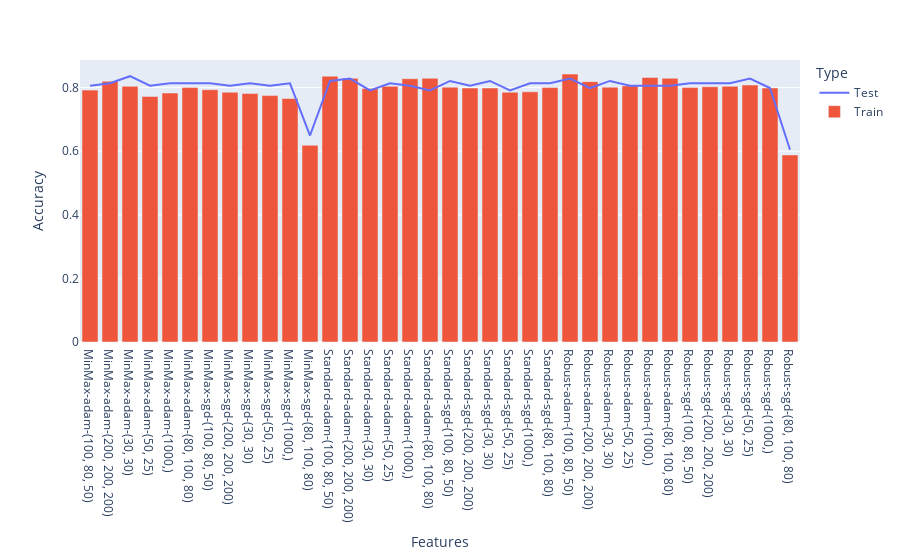

Source (notebook cell):
### Markdown cell above
# Visualization

### Code cell
import plotly.express as px

fig = px.line(x=list(test_scores.keys()), y=list(test_scores.values()), color=px.Constant("Test"),
             labels=dict(x="Features", y="Accuracy", color="Type"))
fig.add_bar(x=list(train_scores.keys()), y=list(train_scores.values()), name="Train")
fig.show()

### Figure 1 — Plotly figure (JSON) as saved in the notebook; plotly's stock layout.template omitted (floating-point values rounded to 4 significant figures)
{"data": [{"hovertemplate": "Type=Test<br>Features=%{x}<br>Accuracy=%{y}<extra></extra>", "legendgroup": "Test", "line": {"color": "#636efa", "dash": "solid"}, "marker": {"symbol": "circle"}, "mode": "lines", "name": "Test", "orientation": "v", "showlegend": true, "type": "scatter", "x": ["MinMax-adam-(100, 80, 50)", "MinMax-adam-(200, 200, 200)", "MinMax-adam-(30, 30)", "MinMax-adam-(50, 25)", "MinMax-adam-(1000,)", "MinMax-adam-(80, 100, 80)", "MinMax-sgd-(100, 80, 50)", "MinMax-sgd-(200, 200, 200)", "MinMax-sgd-(30, 30)", "MinMax-sgd-(50, 25)", "MinMax-sgd-(1000,)", "MinMax-sgd-(80, 100, 80)", "Standard-adam-(100, 80, 50)", "Standard-adam-(200, 200, 200)", "Standard-adam-(30, 30)", "Standard-adam-(50, 25)", "Standard-adam-(1000,)", "Standard-adam-(80, 100, 80)", "Standard-sgd-(100, 80, 50)", "Standard-sgd-(200, 200, 200)", "Standard-sgd-(30, 30)", "Standard-sgd-(50, 25)", "Standard-sgd-(1000,)", "Standard-sgd-(80, 100, 80)", "Robust-adam-(100, 80, 50)", "Robust-adam-(200, 200, 200)", "Robust-adam-(30, 30)", "Robust-adam-(50, 25)", "Robust-adam-(1000,)", "Robust-adam-(80, 100, 80)", "Robust-sgd-(100, 80, 50)", "Robust-sgd-(200, 200, 200)", "Robust-sgd-(30, 30)", "Robust-sgd-(50, 25)", "Robust-sgd-(1000,)", "Robust-sgd-(80, 100, 80)"], "xaxis": "x", "y": [0.806, 0.8134, 0.8358, 0.806, 0.8134, 0.8134, 0.8134, 0.806, 0.8134, 0.806, 0.8134, 0.6493, 0.8209, 0.8284, 0.791, 0.8134, 0.806, 0.791, 0.8209, 0.806, 0.8209, 0.791, 0.8134, 0.8134, 0.8284, 0.7985, 0.8209, 0.806, 0.806, 0.806, 0.8134, 0.8134, 0.8134, 0.8284, 0.7985, 0.6045], "yaxis": "y"}, {"name": "Train", "type": "bar", "x": ["MinMax-adam-(100, 80, 50)", "MinMax-adam-(200, 200, 200)", "MinMax-adam-(30, 30)", "MinMax-adam-(50, 25)", "MinMax-adam-(1000,)", "MinMax-adam-(80, 100, 80)", "MinMax-sgd-(100, 80, 50)", "MinMax-sgd-(200, 200, 200)", "MinMax-sgd-(30, 30)", "MinMax-sgd-(50, 25)", "MinMax-sgd-(1000,)", "MinMax-sgd-(80, 100, 80)", "Standard-adam-(100, 80, 50)", "Standard-adam-(200, 200, 200)", "Standard-adam-(30, 30)", "Standard-adam-(50, 25)", "Standard-adam-(1000,)", "Standard-adam-(80, 100, 80)", "Standard-sgd-(100, 80, 50)", "Standard-sgd-(200, 200, 200)", "Standard-sgd-(30, 30)", "Standard-sgd-(50, 25)", "Standard-sgd-(1000,)", "Standard-sgd-(80, 100, 80)", "Robust-adam-(100, 80, 50)", "Robust-adam-(200, 200, 200)", "Robust-adam-(30, 30)", "Robust-adam-(50, 25)", "Robust-adam-(1000,)", "Robust-adam-(80, 100, 80)", "Robust-sgd-(100, 80, 50)", "Robust-sgd-(200, 200, 200)", "Robust-sgd-(30, 30)", "Robust-sgd-(50, 25)", "Robust-sgd-(1000,)", "Robust-sgd-(80, 100, 80)"], "y": [0.7921, 0.8199, 0.804, 0.7722, 0.7828, 0.8, 0.7934, 0.7854, 0.7815, 0.7748, 0.7656, 0.6185, 0.8358, 0.8291, 0.7974, 0.804, 0.8278, 0.8291, 0.8013, 0.7987, 0.7987, 0.7854, 0.7868, 0.8, 0.8424, 0.8185, 0.8013, 0.8053, 0.8318, 0.8291, 0.8, 0.8026, 0.804, 0.8079, 0.7987, 0.5881]}], "layout": {"legend": {"title": {"text": "Type"}, "tracegroupgap": 0}, "margin": {"t": 60}, "xaxis": {"anchor": "y", "domain": [0, 1], "title": {"text": "Features"}}, "yaxis": {"anchor": "x", "domain": [0, 1], "title": {"text": "Accuracy"}}}}
